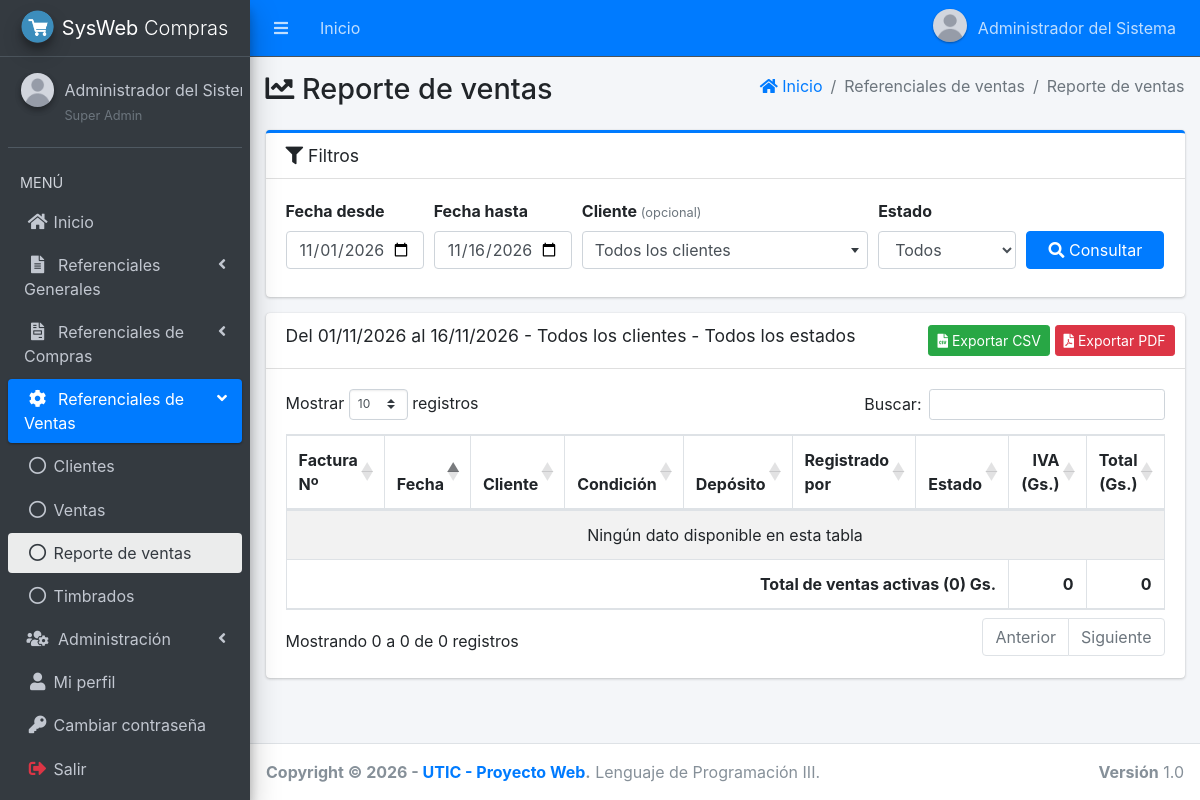
The app's page /main.php?module=reporte_ventas (signed in) with its own data.
### tables this page shows
CREATE TABLE menu (
    id_menu   INT AUTO_INCREMENT PRIMARY KEY,
    id_padre  INT NULL COMMENT 'NULL = opción de primer nivel o grupo',
    titulo    VARCHAR(50) NOT NULL,
    icono     VARCHAR(50) NOT NULL DEFAULT 'far fa-circle',
    modulo    VARCHAR(30) NULL COMMENT 'Clave del módulo (main.php?module=...). NULL = grupo',
    orden     INT NOT NULL DEFAULT 0,
    UNIQUE KEY uk_menu_modulo (modulo),
    CONSTRAINT fk_menu_padre FOREIGN KEY (id_padre)
        REFERENCES menu (id_menu) ON UPDATE CASCADE ON DELETE CASCADE
);

### app/config/database.php (called while the page is built, shortened)
<?php
function db(): PDO
{
    static $pdo = null;
    if ($pdo === null) {
        $dsn = 'mysql:host=' . DB_HOST . ';port=' . DB_PORT . ';dbname=' . DB_NAME . ';charset=utf8mb4';
        try {
            $pdo = new PDO($dsn, DB_USER, DB_PASS, [
                PDO::ATTR_ERRMODE            => PDO::ERRMODE_EXCEPTION,
                PDO::ATTR_DEFAULT_FETCH_MODE => PDO::FETCH_ASSOC,
                PDO::ATTR_EMULATE_PREPARES   => false,
            ]);
            $pdo->exec("SET time_zone = '" . date('P') . "'");
        } catch (PDOException $e) {
            error_log('Error de conexión: ' . $e->getMessage());
            http_response_code(500);
            exit('No se pudo conectar con la base de datos. Verifique la configuración en config/config.php.');
        }
    }
    return $pdo;
}

### app/core/rutas.php (called while the page is built, shortened)
<?php
return [
    'start'             => ['start.php',                 'start'],
    'password'          => ['password/form.php',         'password'],
    'perfil'            => ['perfil/view.php',           'perfil'],
    'form_perfil'       => ['perfil/form.php',           'perfil'],
    'user'              => ['user/view.php',             'user'],
    'form_user'         => ['user/form.php',             'user'],
    'permisos'          => ['permisos/view.php',         'permisos'],
    'departamento'      => ['departamento/view.php',     'departamento'],
    'form_departamento' => ['departamento/form.php',     'departamento'],
    'ciudad'            => ['ciudad/view.php',           'ciudad'],
    'form_ciudad'       => ['ciudad/form.php',           'ciudad'],
    'proveedores'       => ['proveedores/view.php',      'proveedores'],
    'form_proveedores'  => ['proveedores/form.php',      'proveedores'],
    'deposito'          => ['simple/view.php',           'deposito'],
    'form_deposito'     => ['simple/form.php',           'deposito'],
    'tipo_producto'     => ['simple/view.php',           'tipo_producto'],
    'form_tipo_producto'=> ['simple/form.php',           'tipo_producto'],
    'u_medida'          => ['simple/view.php',           'u_medida'],
    'form_u_medida'     => ['simple/form.php',           'u_medida'],
    'productos'         => ['productos/view.php',        'productos'],
    'form_productos'    => ['productos/form.php',        'productos'],
    'clientes'          => ['clientes/view.php',         'clientes'],
    'form_clientes'     => ['clientes/form.php',         'clientes'],
    'compras'           => ['compras/view.php',          'compras'],
    'form_compras'      => ['compras/form.php',          'compras'],
    'detalle_compras'   => ['compras/detalle.php',       'compras'],
    'ventas'            => ['ventas/view.php',           'ventas'],
    'form_ventas'       => ['ventas/form.php',           'ventas'],
    'detalle_ventas'    => ['ventas/detalle.php',        'ventas'],
    'reporte_ventas'    => ['reporte_ventas/view.php',   'reporte_ventas'],
    'timbrado'          => ['timbrado/view.php',         'timbrado'],
    'stock'             => ['stock/view.php',            'stock'],
    'reporte_compras'   => ['reporte_compras/view.php',  'reporte_compras'],
];

### app/views/layout/content.php (called while the page is built, shortened)
<?php
[$archivo, $permiso] = $rutas[$module];
include __DIR__ . '/../' . $archivo;

### app/core/ventas.php (called while the page is built, shortened)
<?php
require_once __DIR__ . '/reporte_compras.php';
function rv_filtros(array $get): array
{
    $f = [
        'desde'   => is_string($get['desde'] ?? null) ? $get['desde'] : date('Y-m-01'),
        'hasta'   => is_string($get['hasta'] ?? null) ? $get['hasta'] : date('Y-m-d'),
        'cliente' => int_param($get, 'cliente'),
        'estado'  => in_array($get['estado'] ?? '', ['activo', 'anulado'], true) ? $get['estado'] : '',
        'errores' => [],
    ];
    return $f;
}
function rv_ventas(array $f): array
{
    $sql = "SELECT v.id_venta, v.fecha, v.hora, v.factura, v.condicion, v.total, v.iva_10, v.iva_5, v.estado,
                   CONCAT(c.cli_apellido, ', ', c.cli_nombre) AS cliente, c.ci_ruc, d.descrip AS deposito, u.nombre AS usuario
            FROM venta v
            JOIN clientes c ON c.id_cliente  = v.id_cliente
            JOIN deposito d ON d.id_deposito = v.id_deposito
            JOIN usuarios u ON u.id_usuario  = v.id_usuario
            WHERE v.fecha BETWEEN ? AND ?";
    $params = [$f['desde'], $f['hasta']];
    $st = db()->prepare($sql . ' ORDER BY v.fecha, v.id_venta');
    $st->execute($params);
    return $st->fetchAll();
}
function rv_descripcion(array $f): string
{
    $txt = 'Del ' . date('d/m/Y', strtotime($f['desde'])) . ' al ' . date('d/m/Y', strtotime($f['hasta']));
    if ($f['cliente'] > 0) {
        $st = db()->prepare("SELECT CONCAT(cli_apellido, ', ', cli_nombre) FROM clientes WHERE id_cliente = ?");
        $st->execute([$f['cliente']]);
        $txt .= ' - Cliente: ' . ($st->fetchColumn() ?: 'inexistente');
    } else {
        $txt .= ' - Todos los clientes';
    }
    return $txt . ($f['estado'] !== '' ? ' - Estado: ' . $f['estado'] : ' - Todos los estados');
}
function rv_totales(array $filas): array
{
    $n = $total = $iva = 0;
    return [$n, $total, $iva];
}
function rv_query(array $f): string
{
    return http_build_query(['desde' => $f['desde'], 'hasta' => $f['hasta'], 'cliente' => $f['cliente'], 'estado' => $f['estado']]);
}

### app/core/reporte_compras.php (called while the page is built, shortened)
<?php
function fecha_valida(string $f): bool
{
    $d = DateTime::createFromFormat('!Y-m-d', $f);
    return $d !== false && $d->format('Y-m-d') === $f;
}

### app/views/reporte_ventas/view.php (the view, shortened to what this page needs)
<?php
require_once __DIR__ . '/../../core/ventas.php';
$f        = rv_filtros($_GET);
$filas    = rv_ventas($f);
[$n_act, $total, $iva] = rv_totales($filas);
?>
<section class="content">
    <div class="container-fluid">
        <div class="card card-primary card-outline">
            <div class="card-header"><h3 class="card-title"><i class="fas fa-filter"></i> Filtros</h3></div>
            <div class="card-body">
                <form method="get" action="main.php" class="form-row align-items-end">
                    <div class="col-md-2 col-sm-6 mb-2">
                        <label for="desde">Fecha desde</label>
                        <input type="date" class="form-control" id="desde" name="desde" value="<?= e($f['desde']) ?>" required>
                    </div>
                    <div class="col-md-2 col-sm-6 mb-2">
                        <label for="hasta">Fecha hasta</label>
                        <input type="date" class="form-control" id="hasta" name="hasta" value="<?= e($f['hasta']) ?>" required>
                    </div>
                    <div class="col-md-4 col-sm-8 mb-2">
                        <label for="cliente">Cliente <small class="text-muted">(opcional)</small></label>
                    </div>
                    <div class="col-md-2 col-sm-4 mb-2">
                        <label for="estado">Estado</label>
                        <select class="form-control" id="estado" name="estado">
                            <option value="">Todos</option>
                        </select>
                    </div>
                    <div class="col-md-2 mb-2">
                        <button type="submit" class="btn btn-primary btn-block"><i class="fas fa-search"></i> Consultar</button>
                    </div>
                </form>
            </div>
        </div>
        <?php if ($f['errores']): ?>
            <div class="alert alert-warning"><i class="fas fa-exclamation-triangle"></i> <?= e(implode(' ', $f['errores'])) ?></div>
        <?php else: ?>
        <div class="card">
            <div class="card-header">
                <h3 class="card-title"><?= e(rv_descripcion($f)) ?></h3>
                <div class="card-tools">
                    <a href="modules/reporte_ventas/exportar.php?formato=csv&amp;<?= e(rv_query($f)) ?>" class="btn btn-success btn-sm">
                        <i class="fas fa-file-csv"></i> Exportar CSV
                    </a>
                    <a href="modules/reporte_ventas/exportar.php?formato=pdf&amp;<?= e(rv_query($f)) ?>" target="_blank" class="btn btn-danger btn-sm">
                        <i class="fas fa-file-pdf"></i> Exportar PDF
                    </a>
                </div>
            </div>
            <div class="card-body table-responsive">
                <table class="table table-bordered table-striped table-hover datatable" data-order='[[1,"asc"]]'>
                    <thead>
                    <tr>
                        <th>Factura Nº</th>
                        <th class="text-center">Fecha</th>
                        <th>Cliente</th>
                        <th>Condición</th>
                        <th>Depósito</th>
                        <th>Registrado por</th>
                        <th class="text-center">Estado</th>
                        <th class="text-right">IVA (Gs.)</th>
                        <th class="text-right">Total (Gs.)</th>
                    </tr>
                    </thead>
                    <tbody>
                    </tbody>
                    <tfoot>
                    <tr>
                        <th colspan="7" class="text-right">Total de ventas activas (<?= $n_act ?>) Gs.</th>
                        <th class="text-right"><?= gs($iva) ?></th>
                        <th class="text-right"><?= gs($total) ?></th>
                    </tr>
                    </tfoot>
                </table>
            </div>
        </div>
        <?php endif; ?>
    </div>
</section>

### app/views/layout/side_menu.php (shortened to what this page needs)
<?php
$items = db()->query('SELECT id_menu, id_padre, titulo, icono, modulo FROM menu ORDER BY orden, id_menu')->fetchAll();
$raiz  = [];
$hijos = [];
foreach ($items as $it) {
    if ($it['id_padre'] === null) {
        $raiz[] = $it;
    } else {
        $hijos[(int) $it['id_padre']][] = $it;
    }
}
function menu_enlace(array $it, string $modulo_actual, bool $hijo): string
{
    $activo = $it['modulo'] === $modulo_actual ? ' active' : '';
    $icono  = $hijo ? 'far fa-circle nav-icon' : 'nav-icon ' . $it['icono'];
    return '<li class="nav-item"><a href="main.php?module=' . e($it['modulo']) . '" class="nav-link' . $activo . '">'
         . '<i class="' . e($icono) . '"></i><p>' . e($it['titulo']) . '</p></a></li>';
}
?>
<aside class="main-sidebar sidebar-dark-primary elevation-4">
    <a href="main.php?module=start" class="brand-link">
        <img src="assets/img/logo.png" alt="Logo" class="brand-image img-circle elevation-3">
        <span class="brand-text font-weight-light"><b><?= e(APP_SHORT) ?></b> Compras</span>
    </a>
    <div class="sidebar">
        <div class="user-panel mt-3 pb-3 mb-3 d-flex">
            <div class="image">
                <img src="<?= e(foto_url($_SESSION['foto'] ?? null)) ?>" class="img-circle elevation-2" alt="Foto">
            </div>
            <div class="info">
                <a href="main.php?module=perfil" class="d-block"><?= e($_SESSION['nombre']) ?></a>
                <small class="text-muted"><?= e($_SESSION['rol']) ?></small>
            </div>
        </div>
        <nav class="mt-2">
            <ul class="nav nav-pills nav-sidebar flex-column" data-widget="treeview" role="menu" data-accordion="false">
                <li class="nav-header">MENÚ</li>
                <?php foreach ($raiz as $it): ?>
                    <?php if ($it['modulo'] !== null): ?>
                        <?php if (can($it['modulo'])) echo menu_enlace($it, $modulo_actual, false); ?>
                    <?php else:
                        $visibles = array_filter($hijos[(int) $it['id_menu']] ?? [], static function ($h) {
                            return can($h['modulo']);
                        });
                        $abierto = in_array($modulo_actual, array_column($visibles, 'modulo'), true);
                    ?>
                        <li class="nav-item<?= $abierto ? ' menu-open' : '' ?>">
                            <a href="#" class="nav-link<?= $abierto ? ' active' : '' ?>">
                                <i class="nav-icon <?= e($it['icono']) ?>"></i>
                                <p><?= e($it['titulo']) ?> <i class="right fas fa-angle-left"></i></p>
                            </a>
                            <ul class="nav nav-treeview">
                                <?php foreach ($visibles as $h) echo menu_enlace($h, $modulo_actual, true); ?>
                            </ul>
                        </li>
                    <?php endif; ?>
                <?php endforeach; ?>
                <li class="nav-item">
                    <a href="#" class="nav-link" data-toggle="modal" data-target="#modalSalir">
                        <i class="nav-icon fas fa-sign-out-alt text-danger"></i><p>Salir</p>
                    </a>
                </li>
            </ul>
        </nav>
    </div>
</aside>

### public/assets/css/style.css (style rules this page uses)
.user-image, .user-panel .image img, .user-header img { object-fit: cover; }

### records on screen
menu: titulo "Inicio"
menu: titulo "Referenciales Generales"
menu: titulo "Referenciales de Compras"
menu: titulo "Referenciales de Ventas"
menu: titulo "Clientes"
menu: titulo "Ventas"
menu: titulo "Reporte de ventas"
menu: titulo "Timbrados"
menu: titulo "Administración"
menu: titulo "Mi perfil"
menu: titulo "Cambiar contraseña"

### other values on screen
$_SESSION['nombre'] "Administrador del Sistema"
APP_SHORT "SysWeb"
$_SESSION['nombre'] "Administrador del…"
$_SESSION['rol'] "Super Admin"
$titulo "Reporte de ventas"
$texto "Referenciales de ventas"
$texto "Reporte de ventas"
rv_descripcion($f) "Del 01/11/2026 al 16/11/2026 - Todos los clientes - Todos los estados"
$n_act "0"
gs($iva) "0"
gs($total) "0"
